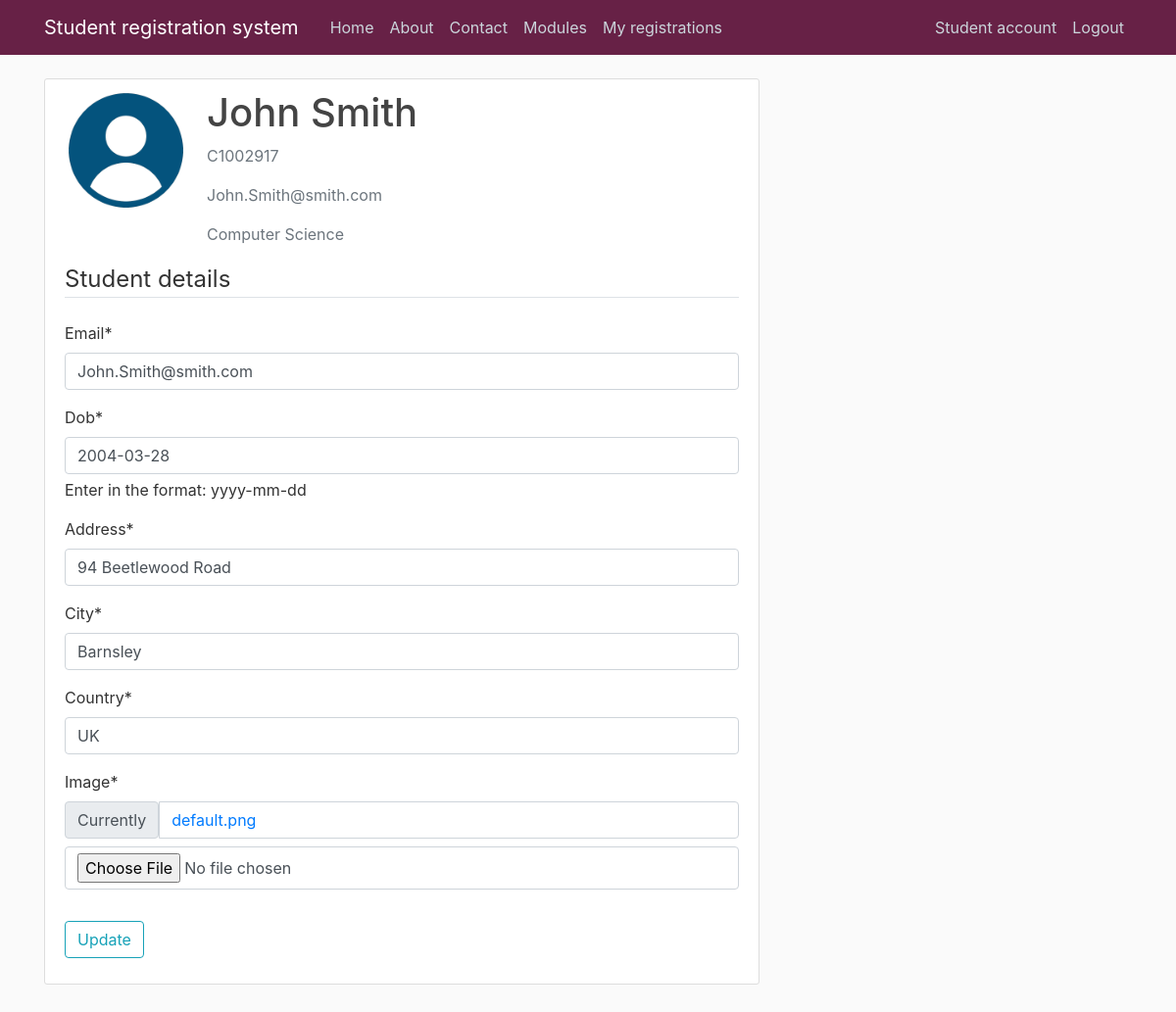
The app's page /studentAccount (signed in) with its own data.
### users/models.py (models this page shows)
class studentAccount(models.Model):
    user = models.OneToOneField(User, null = True, on_delete= models.CASCADE)
    DOB = models.DateField(null = True)
    Address = models.CharField(max_length=30, null = True)
    City = models.CharField(max_length=20, null = True)
    Country = models.CharField(max_length=20, null = True)
    image = models.ImageField(default = 'default.png', upload_to= 'profile_pics')
    Course = models.ForeignKey(Course, on_delete=models.SET_NULL, null = True, blank = True)
    def __str__(self):
        return f'{self.user.first_name} {self.user.last_name}'

### ModuleRegistrationSystem/models.py (models this page shows)
class Course(models.Model):
    name = models.CharField(max_length = 20, primary_key= 'name')
    startDate = models.DateField(default = timezone.now)
    duration = models.CharField(max_length = 10 ,choices= [('1 year', '1 year'), ('2 years', '2 years'), ('3 years', '3 years')])
    description = models.TextField()
    def __str__(self):
        return f'{self.name}'

### users/views.py (the view)
# urls.py: path('studentAccount', user_views.student_account, name = 'studentAccount'),
@login_required
def student_account(request):
    if request.method == 'POST':
        u_form = UserUpdateForm(request.POST, instance = request.user)
        p_form = studentAccountUpdateForm(request.POST, request.FILES, instance = request.user.studentaccount)
        u_form.save()
        p_form.save()
        messages.success(request, 'Your account has been successfully updated')
        return redirect('studentAccount')
    else:
        u_form = UserUpdateForm(instance = request.user)
        p_form = studentAccountUpdateForm(instance = request.user.studentaccount)
        context = {'u_form': u_form, 'p_form': p_form, 'title': 'Student Account'}
        return render(request, 'users/studentAccount.html', context)

### users/forms.py
class UserUpdateForm(forms.ModelForm):
    email = forms.EmailField()
    class Meta:
        model = User
        fields = ['email']

class studentAccountUpdateForm(forms.ModelForm):
    DOB = forms.DateField(help_text = 'Enter in the format: yyyy-mm-dd')
    class Meta:
        model = studentAccount
        fields = ['DOB', 'Address', 'City', 'Country', 'image']

### users/templates/users/studentAccount.html (shortened to what this page needs)
{% extends "ModuleRegistrationSystem/base.html" %}
{% load crispy_forms_tags %}
{% block content %}
<div class="content-section">
    <div class="media">
    <p><img class="rounded-circle account-img" src="{{user.studentaccount.image.url}}"></p>
        <div class="media-body">
            <h2 class="account-heading">{{user.studentaccount}}</h2>
            <p class="text-secondary">{{user.username}}</p>
            <p class="text-secondary">{{user.email}}</p>
            <p class="text-secondary">{{user.studentaccount.Course}}</p>
        </div>
    </div>
    <form method="POST" enctype="multipart/form-data">
        <fieldset class="form-group">
            <legend class="border-bottom mb-4">Student details</legend>
            {{ u_form | crispy }}
            {{ p_form | crispy }}
        </fieldset>
        <div class="form-group">
            <button class="btn btn-outline-info" type="submit">Update</button>
        </div>
    </form>
</div>
{% endblock content %}

### ModuleRegistrationSystem/static/css/styles.css (style rules this page uses)
html { position: relative; min-height: 100%; }
body { background: #fafafa; color: #333333; margin-top: 5rem; margin-bottom: 50px; }
h1, h2, h3, h4, h5, h6 { color: #444444; }
.content-section { background: #ffffff; padding: 10px 20px; border: 1px solid #dddddd; border-radius: 3px; margin-bottom: 20px; }
.account-img { height: 125px; width: 125px; margin-right: 20px; margin-bottom: 16px; }
.account-heading { font-size: 2.5rem; }

### records on screen
studentAccount: DOB "2004-03-28", Address "94 Beetlewood Road", City "Barnsley", Country "UK"

### other values on screen
{{ user.studentaccount }} "John Smith"
{{ user.username }} "C1002917"
{{ user.email }} "John.Smith@smith.com"
{{ user.studentaccount.Course }} "Computer Science"
